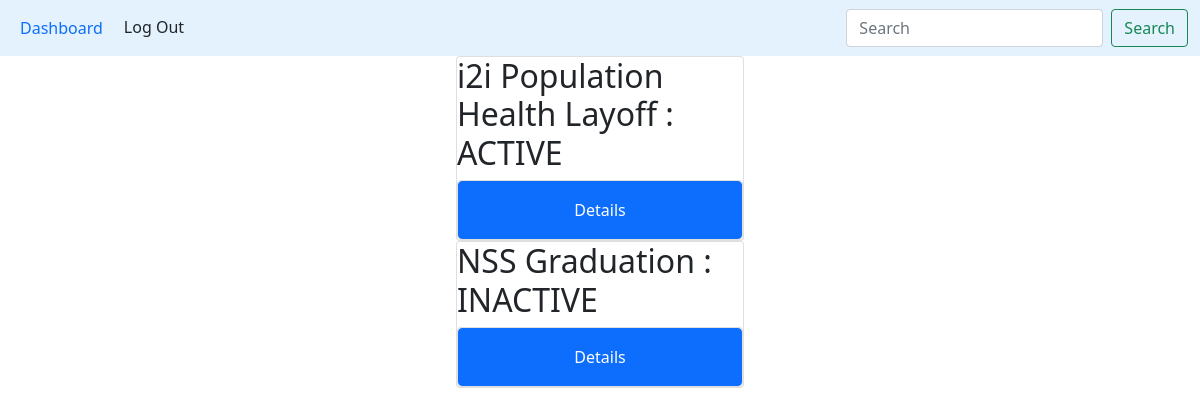
/dashboard/ (signed in), run on the app's committed database.
### djoba/models/job_search.py (models this page shows, shortened)
class JobSearch(models.Model):
	ACTIVE = 'Active'
	INACTIVE = 'Inactive'
	STATUS_CHOICES = [(ACTIVE,'Active'),(INACTIVE,'Inactive')]
	user = models.ForeignKey(User,on_delete=models.CASCADE)
	name =	models.CharField(max_length=150)
	reason = models.TextField()
	status = models.CharField(max_length=10,choices=STATUS_CHOICES,default=ACTIVE)
	date_created = models.DateField(auto_now=False, auto_now_add=False)
	date_ended = models.DateField(auto_now=False, auto_now_add=False, null=True)
	date_modified = models.DateField(auto_now=False, auto_now_add=False)

### djoba/views/dashboard.py (the view)
# urls.py: path('dashboard/', views.dashboard,name='dashboard')
def dashboard(request):
	searches = JobSearch.objects.filter(user=request.user.id).order_by('-date_created')
	template = 'djoba/dashboard.html'
	return render(request,template,{'searches':searches})

### djoba/templates/djoba/dashboard.html
{%  extends 'djoba/index.html' %}
{% load staticfiles %}
{% block content %}
{% include 'djoba/nav.html' with nav_location=view.location %}
{% for search in searches %}
<div class="containter">
	<div class="card mx-auto justify-content-center" style="width: 18rem;">
		<div>
			<h2>{{ search.name }} : {{ search.status }}</h2>
			<div class="card justify-content-center" >
				<a type="submit" class="btn btn-primary p-3" href="{% url 'job_search' pk=search.id %}">Details</a>
			</div>
		</div>
	</div>
</div>
{% endfor %}
{% endblock content %}

### data on the page
JobSearch: name "i2i Population Health Layoff", status "ACTIVE"
JobSearch: name "NSS Graduation", status "INACTIVE"
